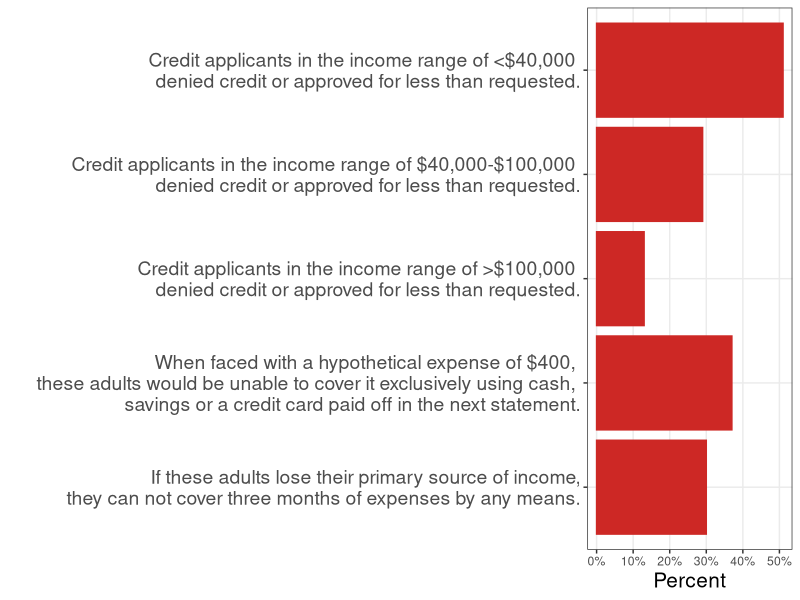

Generate this figure with R:
#Graph Designer: Harriet Brookes Gray 
#Authors: Bowles, Foley and Halliday
#Title: Coordination, Conflict and Competition: A Text in Microeconomics

library(scales)
library(openxlsx)
library(ggplot2)
library(tidyverse)
library(shape)
pdf(file = "credit/credit_constraints.pdf", width = 15, height = 6)

#Set parameters for graphics
axislabelsize <- 1.8
labelsize <- 1.5
namesize <- 1.8
annotatesize <- 1.5
graphlinewidth <- 2
segmentlinewidth <- 1.5

COL <- c("#7fc97f", "#beaed4", "#fdc086", "#ffff99", "#386cb0", "#f0027f", "#bf5b17", "#666666")
COLA <- c("#e0f3db", "#99d8c9","#66c2a4","#41ae76", "#238b45", "#005824")
COLB <- c("#c6dbef", "#4eb3d3", "#2b8cbe", "#0868ac","#084081")
grays <- gray.colors(25, start = 1, end = 0)


# #Data 
# Income_range1 <- c("<40,000", "<40,000", "<40,000", "<40,000")
# Race1 <- c("White", "Black", "Hispanic", "Overall")
# Denied1 <- c(40,58,41,43)
# Approved1 <- c(52, 32, 51,49)
# Denied_Approved_less1 <- c(48,68,49,51)
# Approved_less1 <- c(8, 10, 8, 8)
# data1 <- cbind(Income_range1, Race1, Approved1, Denied1, Denied_Approved_less1, Approved_less1)
# 
# Income_range2 <- c("40,000-100,000", "40,000-100,000", "40,000-100,000", "40,000-100,000")
# Race2 <- c("White", "Black", "Hispanic", "Overall")
# Denied2 <- c(17,41,30,22)
# Approved2 <- c(78,43,61,71)
# Denied_Approved_less2 <- c(22,57,39,29)
# Approved_less2 <- c(5,16,9,7)
# data2 <- cbind(Income_range2, Race2, Approved2, Denied2, Denied_Approved_less2, Approved_less2)
# 
# Income_range3 <- c(">100,000", ">100,000", ">100,000", ">100,000")
# Race3 <- c("White", "Black", "Hispanic", "Overall")
# Denied3 <- c(7,19,17,9)
# Approved3 <- c(90,69,78,87)
# Denied_Approved_less3 <- c(10,31,22,13)
# Approved_less3 <- c(3,12,5,4)
# data3 <- cbind(Income_range3, Race3, Approved3, Denied3, Denied_Approved_less3, Approved_less3)
# 
# Income_range4 <- c("All", "All", "All", "All")
# Race4 <- c("White", "Black", "Hispanic", "Overall")
# Denied4 <- c(19,44,32,24)
# Approved4 <- c(76,43,60,69)
# Denied_Approved_less4 <- c(24,57,40,31)
# Approved_less4 <- c(5,13,8,7)
# data4 <- cbind(Income_range4, Race4, Approved4, Denied4, Denied_Approved_less4, Approved_less4)
# 
# credit_outcomes_mat <- rbind(data1,data2,data3,data4) 
# 
# credit_outcomes_df <- as.data.frame(credit_outcomes_mat)
# 
# credit_outcomes_df <- credit_outcomes_df %>%
#   rename("income_range" = "Income_range1", 
#          "race" = "Race1", 
#          "approved" = "Approved1",
#          "denied" = "Denied1", 
#          "denied_approved_less" = "Denied_Approved_less1", 
#          "approved_less" = "Approved_less1") %>%
#   gather(type, percent, c(denied, approved, denied_approved_less, approved_less)) 
# 
# credit_outcomes_df$percent <- as.numeric(credit_outcomes_df$percent)
# 
# #plot 1 - Denied and Approved but received less than requested. 
# 
# data_credit1 <- credit_outcomes_df %>%
#   filter(income_range != "All") %>%
#   filter(type != "denied_approved_less") %>%
#   filter(type != "approved") %>%
#   filter(race == "Overall")
# 
# data_credit1$income_range <- factor(data_credit1$income_range, levels = c("<40,000", "40,000-100,000", ">100,000"))
# 
# plot1 <- ggplot(data_credit1, aes(x=income_range, y = percent)) + 
#   geom_bar(stat="identity", position = "dodge", aes(fill = type))
# 
# plot1

# plot2 - 6 horizontal bars. 

# x <- c("<40,000", "40,000-100,000", "100,000<", "Cannot cover $400 sudden expense with cash, savings or credit card", "Cannot cover emergency expenses by any means", "Borrowing at credit card rates")
# y <- c(51,29, 13, 37, 30, 52)
# mat <- cbind(x, y)
# data <- as.data.frame(mat)
# data$y <- as.numeric(data$y)

x <- c("<40,000", "40,000-100,000", "100,000<", "Cannot cover $400 sudden expense with cash, savings or credit card", "Cannot cover emergency expenses by any means")
y <- c(0.51, 0.29, 0.13, 0.37, .30)
mat <- cbind(x, y)
data <- as.data.frame(mat)
data$y <- as.numeric(as.character(data$y))


#data$x <- factor(data$x, levels = c("<40,000", "40,000-100,000", "100,000<", "Can't cover $400 sudden expenses with cash, savings or credit card", "Cannot cover emergency expenses by any means", "Borrowing at credit card rates"))

data$x <- factor(data$x, levels = c("Cannot cover emergency expenses by any means", "Cannot cover $400 sudden expense with cash, savings or credit card", "100,000<", "40,000-100,000","<40,000"))

labels <- c(
"If these adults lose their primary source of income,\n they can not cover three months of expenses by any means.", 
"When faced with a hypothetical expense of $400, \n these adults would be unable to cover it exclusively using cash, \n savings or a credit card paid off in the next statement.", 
"Credit applicants in the income range of >$100,000 \n denied credit or approved for less than requested.", 
"Credit applicants in the income range of $40,000-$100,000 \n denied credit or approved for less than requested.",
"Credit applicants in the income range of <$40,000 \n denied credit or approved for less than requested.")


plot2 <- data %>% 
ggplot(aes(x = x, y = y)) + 
  geom_bar(stat = "identity", colour="#CD2825", fill = "#CD2825") + 
  scale_x_discrete(labels = labels) + 
  scale_y_continuous(breaks = seq(0, 1, by = 0.1), labels = scales::percent_format(accuracy = 5L))  +
  #scale_y_continuous(breaks = seq(0, 1, by = 0.1), labels = scales::percent) + 
  xlab("") +
  ylab("Percent") +
  theme_bw() + 
  theme(axis.title = element_text(size = 15),
        axis.text.y = element_text(size = 14),
        panel.grid.minor = element_blank()
  ) + 
  #theme(legend.position = c(0.8,0.85),
        #legend.text.align = 0,
        #axis.title = element_text(size = 20),
        #axis.title.y = element_blank(),
        #axis.text.y = element_text(size = 18),
        #legend.title = element_text(size = 16),
        #legend.text = element_text(size = 18),
        #legend.title = element_text(size = 18),
        #axis.text.x  = element_text(vjust = 0.5, size = 18)) + 
  #geom_text(
   # aes(x = group5, y = utility5, label = utility5, group = type5),
   # col = "black",
   # hjust = -0.5, size = 4,
   # position = position_dodge(width = 1),
   # inherit.aes = TRUE
  #) +
  #ylim(0, 160) +
  coord_flip()
plot2





dev.off()
